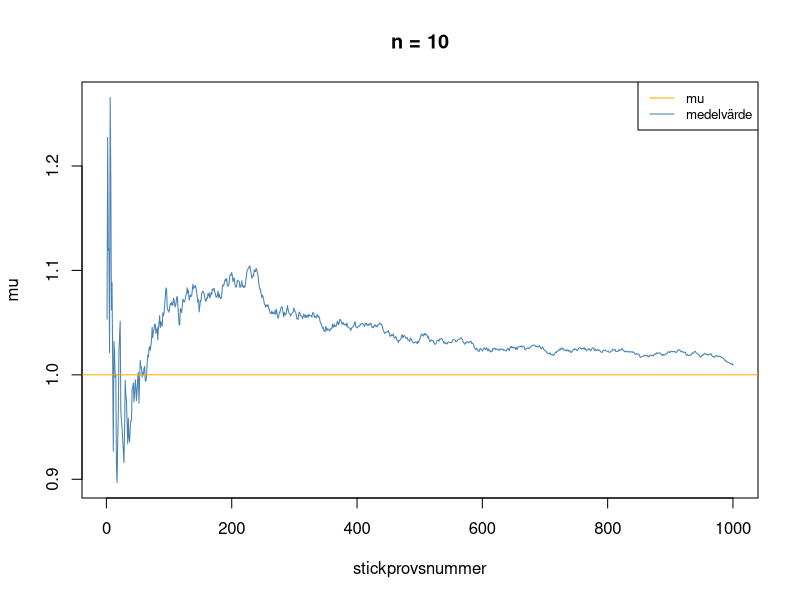
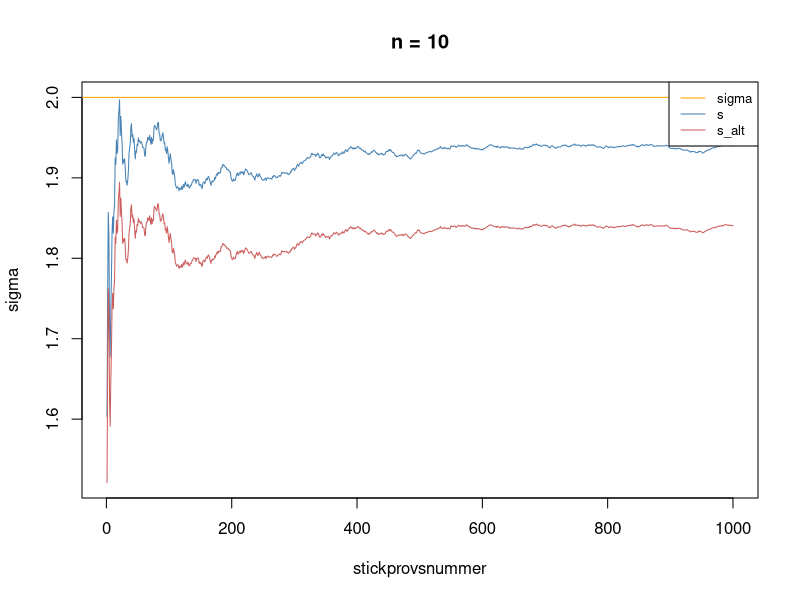

Source code (R) for these figures, in order:
# Kod som simulerar en massa stickprov från en normalpopulation N(mu, sigma) och undersöker
# om skattningarna av mu och sigma är väntevärdesriktiga
# Vi är speciellt intresserade av att visa att division av n-1 och inte n i skattningen
# av standardavvikelsen ger väntevärdesriktig skattning av sigma.

# Först bestämmer vi populationsparametrarna mu och sigma och antal observation i varje stickprov
n = 10   # stickprovsstorlek
nRep = 1000  # antal simulerade datamaterial för samplingfördelningen
mu = 1
sigma = 2

# Vi vill spara skattningarna för varje datamaterial, så vi skapar lite vektorer
# nollor för att sedan skriva över nollorna med skattningar.
mu_est = rep(0, nRep)    # vektor för att spara sigma skattning för olika datamaterial
sigma_est = rep(0, nRep) # vektor för att spara sigma skattning för olika datamaterial
sigma_est_alt = rep(0, nRep) # vektor för att spara alternativ sigma skattning för olika datamaterial

# definierar alternativ estimator som delar med n istället för n-1
sd_alt <- function(x){ 
  n = length(x)
  return(sqrt(var(x)*((n-1)/n)))
}

# Ok, nu loopar vi för att skapa en massa stickprov av storlek n.
# För varje stickprov beräkningar vi skattningar och sparar resultaten.
for (i in 1:nRep){
  message(paste("stickprov nummer", i))
  x = rnorm(n, mean = mu, sd = sigma) # simulerat datamaterial
  mu_est[i] = mean(x)
  sigma_est[i] = sd(x)
  sigma_est_alt[i] = sd_alt(x)
}

# Kolla hur nära vi kommer i genomsnitt över alla stickprov
message(paste("Skattningen x_bar för parametern mu =",mu,"är i genomsnitt", mean(mu_est)))
message(paste("Standardavvikelseskattningen som delar med n-1 för parametern sigma =",sigma,"är i genomsnitt", mean(sigma_est)))
message(paste("Standardavvikelseskattningen som delar med n för parametern sigma =",sigma,"är i genomsnitt", mean(sigma_est_alt)))

# mu
mu_cumsum = cumsum(mu_est)/1:nRep
plot(mu_cumsum, type = "l", col = "steelblue", 
     ylim = c(min(mu_cumsum, mu), max(mu_cumsum, mu)),
     xlab = "stickprovsnummer", ylab = "mu", main = paste("n =", n))
abline(a = mu, b =  0, col = "orange")
legend("topright", legend = c("mu", "medelvärde"),
       col = c("orange", "steelblue"), lty = 1, cex = 0.8)


# sigmaskattningar
sigma_cumsum = cumsum(sigma_est)/1:nRep
sigma_alt_cumsum = cumsum(sigma_est_alt)/1:nRep
plot(cumsum(sigma_est)/1:nRep, type = "l", col = "steelblue", 
     ylim = c(min(sigma_cumsum, sigma_alt_cumsum, sigma), 
              max(sigma_cumsum, sigma_alt_cumsum, sigma)),
     xlab = "stickprovsnummer", ylab = "sigma", main = paste("n =", n))

lines(cumsum(sigma_est_alt)/1:nRep, col = "indianred")
abline(a = sigma, b =  0, col = "orange")
legend("topright", legend = c("sigma", "s", "s_alt"),
       col = c("orange", "steelblue", "indianred"), lty = 1, cex = 0.8)

